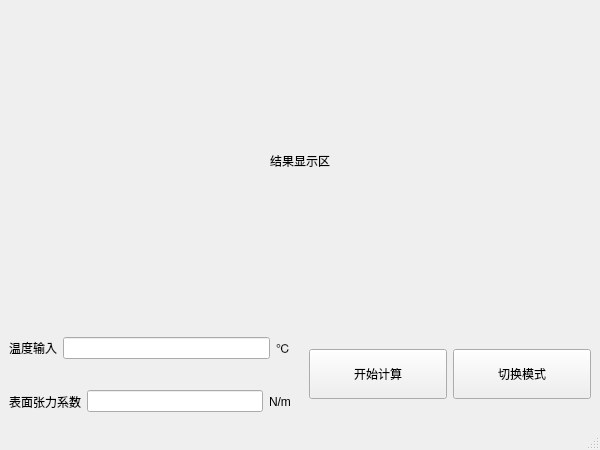
<?xml version="1.0" encoding="UTF-8"?>
<ui version="4.0">
 <class>MainWindow</class>
 <widget class="QMainWindow" name="MainWindow">
  <property name="geometry">
   <rect>
    <x>0</x>
    <y>0</y>
    <width>600</width>
    <height>450</height>
   </rect>
  </property>
  <property name="minimumSize">
   <size>
    <width>600</width>
    <height>450</height>
   </size>
  </property>
  <property name="maximumSize">
   <size>
    <width>600</width>
    <height>450</height>
   </size>
  </property>
  <property name="windowTitle">
   <string>MainWindow</string>
  </property>
  <widget class="QWidget" name="centralwidget">
   <layout class="QVBoxLayout" name="verticalLayout" stretch="3,1">
    <property name="spacing">
     <number>0</number>
    </property>
    <property name="leftMargin">
     <number>0</number>
    </property>
    <property name="topMargin">
     <number>0</number>
    </property>
    <property name="rightMargin">
     <number>0</number>
    </property>
    <property name="bottomMargin">
     <number>0</number>
    </property>
    <item>
     <widget class="QWidget" name="widget" native="true">
      <layout class="QVBoxLayout" name="verticalLayout_3">
       <property name="spacing">
        <number>0</number>
       </property>
       <property name="leftMargin">
        <number>0</number>
       </property>
       <property name="topMargin">
        <number>0</number>
       </property>
       <property name="rightMargin">
        <number>0</number>
       </property>
       <property name="bottomMargin">
        <number>0</number>
       </property>
       <item>
        <widget class="QLabel" name="label_3">
         <property name="text">
          <string>结果显示区</string>
         </property>
         <property name="alignment">
          <set>Qt::AlignCenter</set>
         </property>
        </widget>
       </item>
      </layout>
     </widget>
    </item>
    <item>
     <widget class="QWidget" name="widget_2" native="true">
      <layout class="QHBoxLayout" name="horizontalLayout" stretch="1,1">
       <property name="spacing">
        <number>0</number>
       </property>
       <property name="leftMargin">
        <number>0</number>
       </property>
       <property name="topMargin">
        <number>0</number>
       </property>
       <property name="rightMargin">
        <number>0</number>
       </property>
       <property name="bottomMargin">
        <number>0</number>
       </property>
       <item>
        <widget class="QWidget" name="widget_3" native="true">
         <layout class="QVBoxLayout" name="verticalLayout_2">
          <property name="spacing">
           <number>0</number>
          </property>
          <property name="leftMargin">
           <number>0</number>
          </property>
          <property name="topMargin">
           <number>0</number>
          </property>
          <property name="rightMargin">
           <number>0</number>
          </property>
          <property name="bottomMargin">
           <number>0</number>
          </property>
          <item>
           <widget class="QWidget" name="widget_5" native="true">
            <layout class="QHBoxLayout" name="horizontalLayout_3">
             <item>
              <widget class="QLabel" name="label">
               <property name="text">
                <string>温度输入</string>
               </property>
              </widget>
             </item>
             <item>
              <widget class="QLineEdit" name="lineEdit"/>
             </item>
             <item>
              <widget class="QLabel" name="label_4">
               <property name="text">
                <string>℃</string>
               </property>
              </widget>
             </item>
            </layout>
           </widget>
          </item>
          <item>
           <widget class="QWidget" name="widget_6" native="true">
            <layout class="QHBoxLayout" name="horizontalLayout_4">
             <item>
              <widget class="QLabel" name="label_2">
               <property name="text">
                <string>表面张力系数</string>
               </property>
              </widget>
             </item>
             <item>
              <widget class="QLineEdit" name="lineEdit_2"/>
             </item>
             <item>
              <widget class="QLabel" name="label_5">
               <property name="text">
                <string>N/m</string>
               </property>
              </widget>
             </item>
            </layout>
           </widget>
          </item>
         </layout>
        </widget>
       </item>
       <item>
        <widget class="QWidget" name="widget_4" native="true">
         <layout class="QHBoxLayout" name="horizontalLayout_2">
          <item>
           <widget class="QPushButton" name="pushButton">
            <property name="minimumSize">
             <size>
              <width>0</width>
              <height>50</height>
             </size>
            </property>
            <property name="text">
             <string>开始计算</string>
            </property>
           </widget>
          </item>
          <item>
           <widget class="QPushButton" name="pushButton_2">
            <property name="minimumSize">
             <size>
              <width>0</width>
              <height>50</height>
             </size>
            </property>
            <property name="text">
             <string>切换模式</string>
            </property>
           </widget>
          </item>
         </layout>
        </widget>
       </item>
      </layout>
     </widget>
    </item>
   </layout>
  </widget>
  <widget class="QMenuBar" name="menubar">
   <property name="geometry">
    <rect>
     <x>0</x>
     <y>0</y>
     <width>600</width>
     <height>23</height>
    </rect>
   </property>
  </widget>
  <widget class="QStatusBar" name="statusbar"/>
 </widget>
 <resources/>
 <connections/>
</ui>
